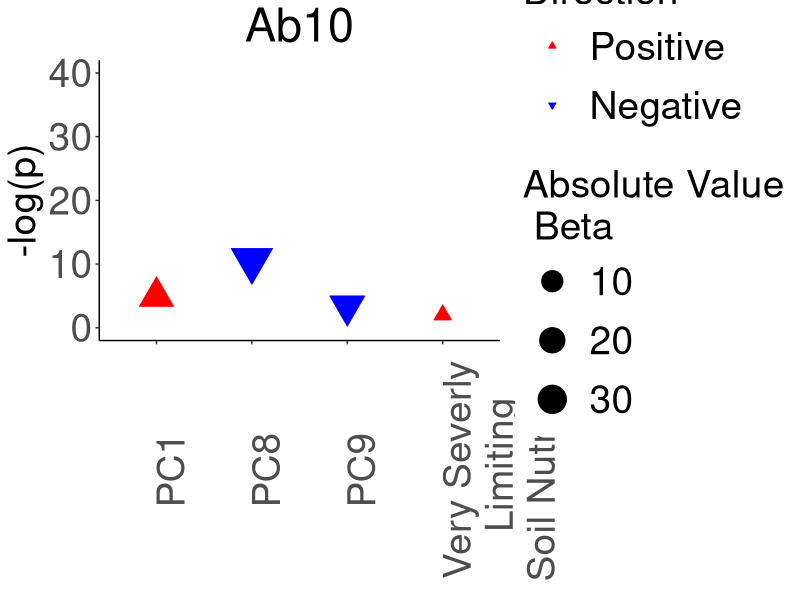
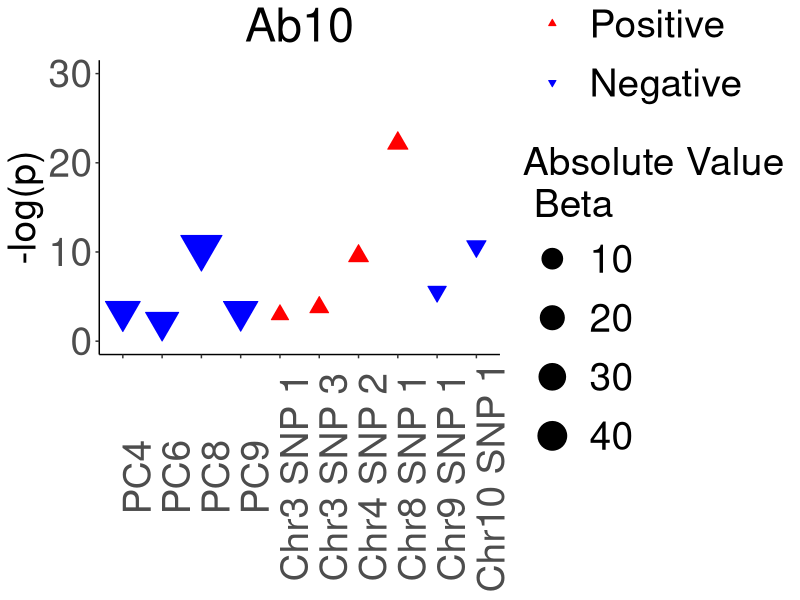
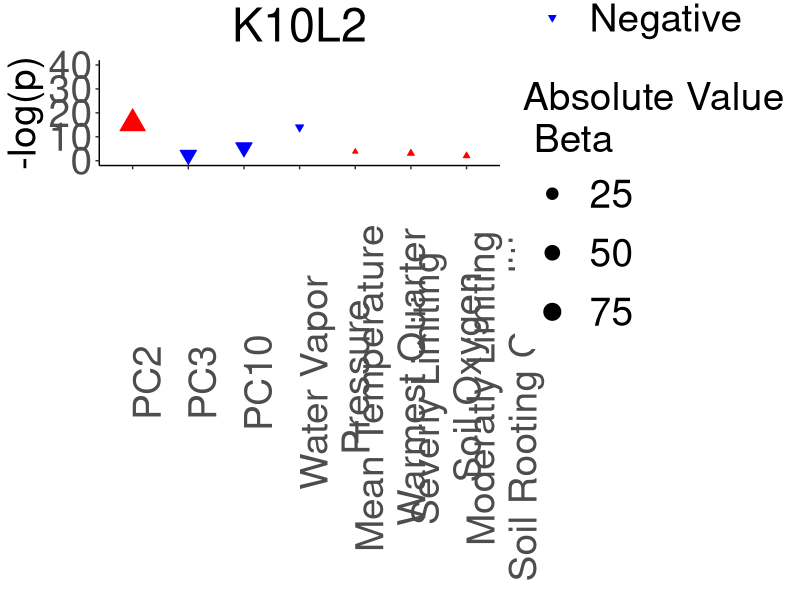
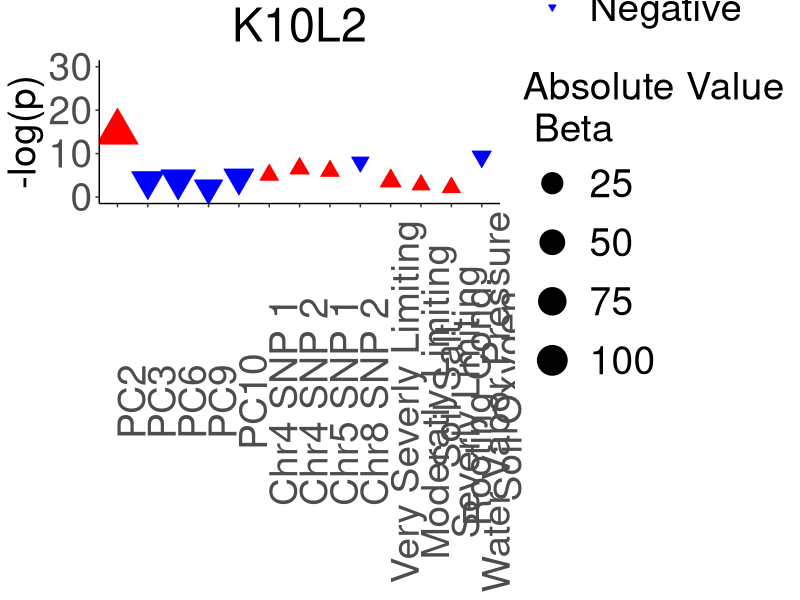
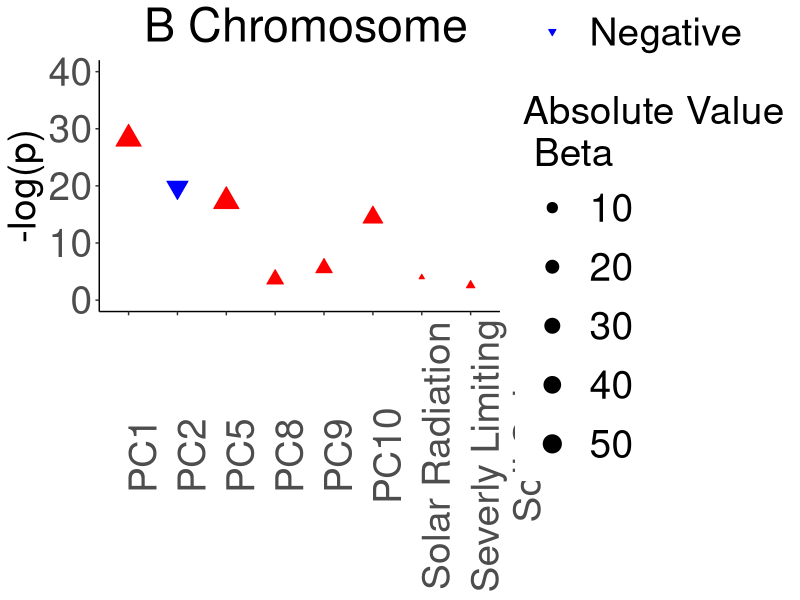
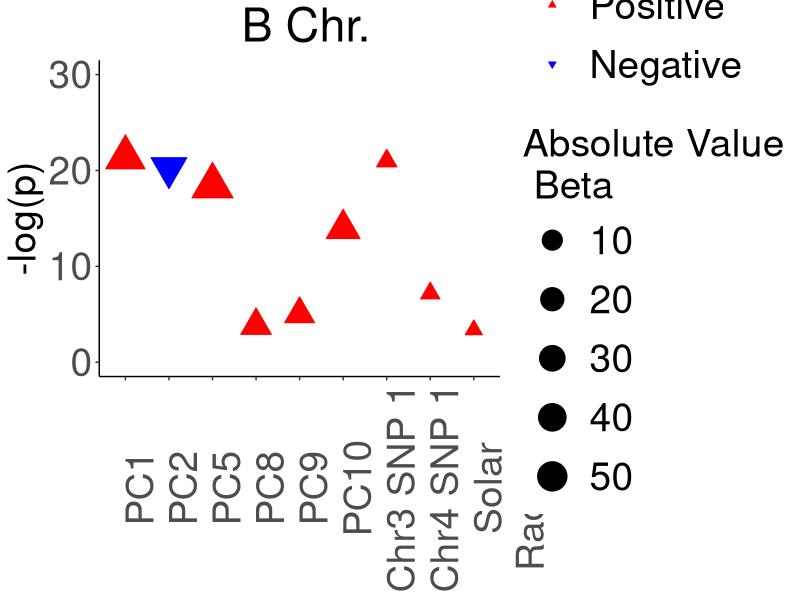
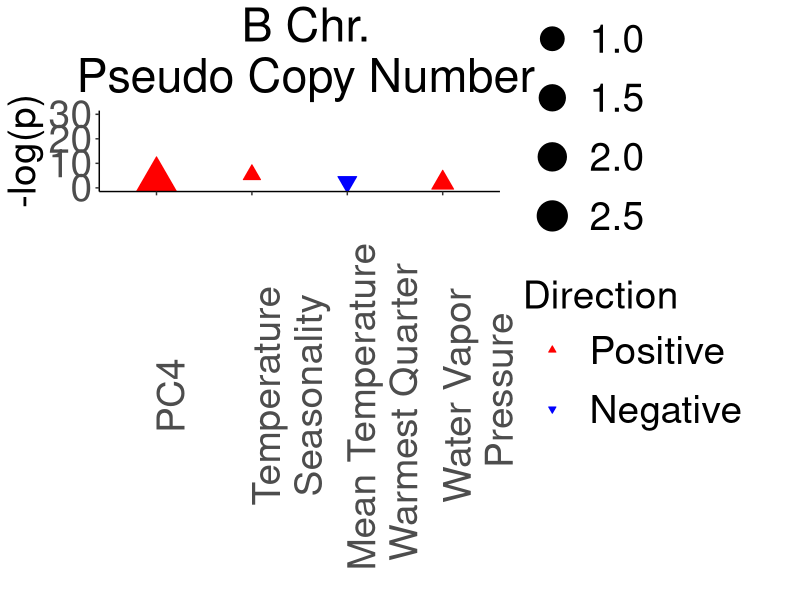
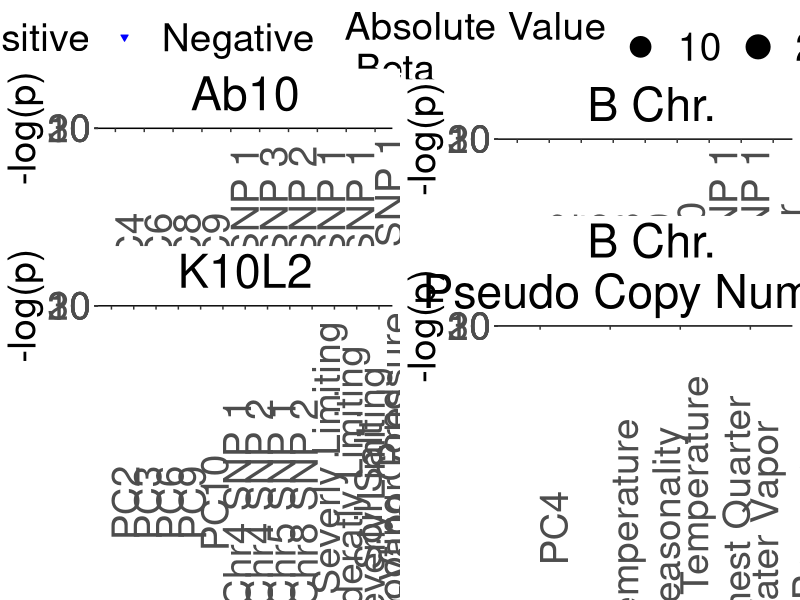

Source code (R) for these figures, in order:
library(ggplot2)
library(ggpubr)

setwd("/Users/user/University_of_Georgia/Dawe_Lab_Documents/Ab10_Global_Survey/R_Sessions/SGE_Distribution_Paper/Ab10-Global-Survey/7_Map")

#######################################################################
#This section plots the Ab10 results without SNPs
#######################################################################

Ab10 <- read.csv("Ab10_GLM_FinalModel.csv")
Ab10 <- Ab10[,-c(1)]
#This drops anything nonsignificant. This is included for the factor variables
Ab10 <- subset(Ab10, p <= 0.01)

Ab101labels <- c("PC1"="PC1", "PC8"="PC8", "PC9"="PC9", "sq1_simpBad"="Very Severly\n Limiting\n Soil Nutrients")

Ab10$neglog <- -log10(Ab10$p)
Ab10$Direction <- ifelse(Ab10$Beta < 0, "Negative", "Positive")
Ab10$Direction <- factor(Ab10$Direction, levels=c("Positive", "Negative"))

pdf("Ab10_GLM_Graph.pdf", height=4, width=6)
a <- ggplot(Ab10, aes(x=Variable, y=neglog, size=abs(Beta), color = Direction, fill=Direction, shape=Direction))+
        scale_shape_manual(values=c("Negative"=25, "Positive"=24)) +
        scale_color_manual(values=c("Negative"="blue", "Positive"="red")) +
        scale_fill_manual(values=c("Negative"="blue", "Positive"="red")) +
     scale_size_continuous(range= c(4,10))+
     scale_x_discrete(labels=Ab101labels) +
     geom_point() +
     ylim(0,40) +
     labs(size="Absolute Value\n Beta", y="-log(p)", title="Ab10") +
        theme_classic() +
        theme(axis.text = element_text(size=7*4), axis.title.y = element_text(size=7*4), legend.text = element_text(size=7*4), legend.title = element_text(size=7*4), title = element_text(size=7*4),  axis.text.x = element_text(angle=90), axis.title.x = element_blank(), legend.position = "right", plot.title = element_text(hjust=0.5), legend.key.size = unit(15,"mm"))
a
dev.off()

#######################################################################
#This section plots the Ab10 results with SNPs
#######################################################################

Ab10 <- read.csv("Ab10_GLM_FinalModelSNP.csv")
Ab10 <- Ab10[,-c(1)]


Ab10$neglog <- -log10(Ab10$p)
Ab10$Direction <- ifelse(Ab10$Beta < 0, "Negative", "Positive")
Ab10$Direction <- factor(Ab10$Direction, levels=c("Positive", "Negative"))

#This orders the SNPs
Ab10$Variable <- factor(Ab10$Variable, levels=c("PC4", "PC6", "PC8", "PC9", "S3_192484757", "S3_192562582", "S4_193239646", "S8_73817047", "S9_29026157", "S10_71197305"))

Ab102labels <- c("S3_192484757" = "Chr3 SNP 1", "S3_192562582" = "Chr3 SNP 3", "S4_193239646" = "Chr4 SNP 2", "S8_73817047" = "Chr8 SNP 1", "S9_29026157"="Chr9 SNP 1", "S10_71197305"="Chr10 SNP 1", "PC4"="PC4", "PC6"="PC6", "PC8"="PC8", "PC9"= "PC9")

pdf("Ab10_SNPGLM_Graph.pdf", height=3, width=6)
x <- ggplot(Ab10, aes(x=Variable, y=neglog, size=abs(Beta), color = Direction, fill= Direction, shape=Direction))+
        scale_shape_manual(values=c("Negative"=25, "Positive"=24)) +
        scale_color_manual(values=c("Negative"="blue", "Positive"="red")) +
        scale_fill_manual(values=c("Negative"="blue", "Positive"="red")) +
        scale_size_continuous(range= c(4,10))+
        scale_x_discrete(labels=Ab102labels) +
        geom_point() +
        ylim(0,30) +
        labs(size="Absolute Value\n Beta", y="-log(p)", title="Ab10") +
        theme_classic() +
        theme(axis.text = element_text(size=7*4), axis.title.y = element_text(size=7*4), legend.text = element_text(size=7*4), legend.title = element_text(size=7*4), title = element_text(size=7*4),  axis.text.x = element_text(angle=90), axis.title.x = element_blank(), legend.position = "right", plot.title = element_text(hjust=0.5), legend.key.size = unit(15,"mm"))
x
dev.off()


#######################################################################
#This section plots the K10L2 results without SNPs
#######################################################################

K10L2 <- read.csv("K10L2_GLM_FinalModel.csv")
K10L2 <- K10L2[,-c(1)]
K10L2 <- subset(K10L2 , p <= 0.01)
K10L2$neglog <- -log10(K10L2$p)
K10L2$Direction <- ifelse(K10L2$Beta < 0, "Negative", "Positive")
K10L2$Direction <- factor(K10L2$Direction, levels=c("Positive", "Negative"))


K10L2$Variable <- factor(K10L2$Variable, levels = c("PC2", "PC3", "PC10", "vapr", "bio_10", "sq4_simpBad", "sq3_simpOK"))

K10L21labels <- c("PC2"="PC2", "PC3"="PC3", "PC10"="PC10", "bio_10"="Mean Temperature \n Warmest Quarter", "bio_4"="Temperature\n Seasonality", "sq4_simpBad"="Severly Limiting \n Soil Oxygen", "sq3_simpOK"="Moderatly Limiting \n Soil Rooting Conditions",  "vapr"="Water Vapor\n Pressure")


pdf("K10L2_GLM_Graph.pdf", height=4, width=6)
b <- ggplot(K10L2, aes(x=Variable, y=neglog, size=abs(Beta), color = Direction, fill=Direction, shape=Direction))+
        scale_shape_manual(values=c("Negative"=25, "Positive"=24)) +
        scale_color_manual(values=c("Negative"="blue", "Positive"="red")) +
        scale_fill_manual(values=c("Negative"="blue", "Positive"="red")) +
        scale_x_discrete(labels=K10L21labels) +
        geom_point() +
        ylim(0,40) +
        labs(size="Absolute Value\n Beta", y="-log(p)", title="K10L2") +
        theme_classic() +
        theme(axis.text = element_text(size=7*4), axis.title.y = element_text(size=7*4), legend.text = element_text(size=7*4), legend.title = element_text(size=7*4), title = element_text(size=7*4),  axis.text.x = element_text(angle=90), axis.title.x = element_blank(), legend.position = "right", plot.title = element_text(hjust=0.5), legend.key.size = unit(15,"mm"))
b
dev.off()

#######################################################################
#This section plots the K10L2 results with SNPs
#######################################################################

K10L2 <- read.csv("K10L2_GLM_FinalModelSNP.csv")
K10L2 <- K10L2[,-c(1)]
K10L2 <- subset(K10L2 , p <= 0.01)
K10L2$neglog <- -log10(K10L2$p)
K10L2$Direction <- ifelse(K10L2$Beta < 0, "Negative", "Positive")
K10L2$Direction <- factor(K10L2$Direction, levels=c("Positive", "Negative"))


K10L2$Variable <- factor(K10L2$Variable, levels = c("PC2", "PC3", "PC6", "PC9", "PC10", "S4_2010582", "S4_5674254", "S5_190520703", "S8_164038154", "sq5_simpVery Bad", "sq3_simpOK", "sq4_simpBad", "vapr"))

K10L22labels <- c("PC2"="PC2", "PC3"="PC3", "PC6"="PC6", "PC9"="PC9", "PC10"="PC10","vapr"="Water Vapor Pressure", "sq5_simpVery Bad" = "Very Severly Limiting\n Soil Salt", "sq3_simpOK" = "Moderatly Limiting\nRooting Cond.", "sq4_simpBad" = "Severly Limiting\n Soil Oxygen", "S4_2010582"="Chr4 SNP 1", "S4_5674254"="Chr4 SNP 2", "S5_190520703" = "Chr5 SNP 1", "S8_164038154"="Chr8 SNP 2")


pdf("K10L2_SNPGLM_Graph.pdf", height=3.6, width=6)
y <- ggplot(K10L2, aes(x=Variable, y=neglog, size=abs(Beta), color = Direction, fill= Direction, shape=Direction))+
        scale_shape_manual(values=c("Negative"=25, "Positive"=24)) +
        scale_color_manual(values=c("Negative"="blue", "Positive"="red")) +
        scale_fill_manual(values=c("Negative"="blue", "Positive"="red")) +
        scale_size_continuous(range= c(4,10))+
        scale_x_discrete(labels=K10L22labels) +
        geom_point() +
        ylim(0,30) +
        labs(size="Absolute Value\n Beta", y="-log(p)", title="K10L2") +
        theme_classic() +
        theme(axis.text = element_text(size=7*4), axis.title.y = element_text(size=7*4), legend.text = element_text(size=7*4), legend.title = element_text(size=7*4), title = element_text(size=7*4),  axis.text.x = element_text(angle=90), axis.title.x = element_blank(), legend.position = "right", plot.title = element_text(hjust=0.5), legend.key.size = unit(15,"mm"))
y
dev.off()


#######################################################################
#This section plots the B Chr results without SNPs
#######################################################################


BChr <- read.csv("BChr_GLM_FinalModel.csv")
BChr <- BChr[,-c(1)]
BChr <- subset(BChr , p <= 0.01)
BChr$neglog <- -log10(BChr$p)
BChr$Direction <- ifelse(BChr$Beta < 0, "Negative", "Positive")
BChr$Direction <- factor(BChr$Direction, levels=c("Positive", "Negative"))

BChr$Variable <- factor(BChr$Variable, levels = c("PC1", "PC2", "PC5", "PC8", "PC9",  "PC10", "srad", "sq5_simp3"))

BChr1labels <- c("PC1"="PC1", "PC2"="PC2", "PC5"="PC5", "PC8"="PC8", "PC9"="PC9", "PC10"="PC10", "sq5_simp3"="Severly Limiting\n Soil Salt", "srad"= "Solar Radiation")


pdf("BChr_GLM_Graph.pdf", height=4.2, width=6)
c <- ggplot(BChr, aes(x=Variable, y=neglog, size=abs(Beta), color = Direction, fill= Direction, shape=Direction))+
        scale_shape_manual(values=c("Negative"=25, "Positive"=24)) +
        scale_color_manual(values=c("Negative"="blue", "Positive"="red")) +
        scale_fill_manual(values=c("Negative"="blue", "Positive"="red")) +
        scale_x_discrete(labels=BChr1labels) +
        geom_point() +
        ylim(0,40) +
        labs(size="Absolute Value\n Beta", y="-log(p)", title=" B Chromosome") +
        theme_classic() +
        theme(axis.text = element_text(size=7*4), axis.title.y = element_text(size=7*4), legend.text = element_text(size=7*4), legend.title = element_text(size=7*4), title = element_text(size=7*4),  axis.text.x = element_text(angle=90), axis.title.x = element_blank(), legend.position = "right", plot.title = element_text(hjust=0.5), legend.key.size = unit(15,"mm"))
c
dev.off()


#######################################################################
#This section plots the B Chr results with SNPs
#######################################################################


BChr <- read.csv("BChr_GLM_FinalModelSNP.csv")
BChr <- BChr[,-c(1)]
BChr <- subset(BChr , p <= 0.01)
BChr$neglog <- -log10(BChr$p)
BChr$Direction <- ifelse(BChr$Beta < 0, "Negative", "Positive")
BChr$Direction <- factor(BChr$Direction, levels=c("Positive", "Negative"))

BChr$Variable <- factor(BChr$Variable, levels = c("PC1", "PC2", "PC5", "PC8", "PC9", "PC10", "S3_211286197", "S4_248470517", "srad"))

BChr2labels <- c("S3_211286197"="Chr3 SNP 1", "S4_248470517"="Chr4 SNP 1", "PC1"="PC1", "PC2"="PC2", "PC5"="PC5", "PC8"="PC8", "PC9"="PC9", "PC10"="PC10", "srad"="Solar\nRadiation")


pdf("BChr_SNPGLM_Graph.pdf", height=3, width=6)
z <- ggplot(BChr,  aes(x=Variable, y=neglog, size=abs(Beta), color = Direction, fill= Direction, shape=Direction))+
        scale_shape_manual(values=c("Negative"=25, "Positive"=24)) +
        scale_color_manual(values=c("Negative"="blue", "Positive"="red")) +
        scale_fill_manual(values=c("Negative"="blue", "Positive"="red")) +
        scale_size_continuous(range= c(4,10))+
        scale_x_discrete(labels=BChr2labels) +
        geom_point() +
        ylim(0,30) +
        labs(size="Absolute Value\n Beta", y="-log(p)", title=" B Chr.") +
        theme_classic() +
        theme(axis.text = element_text(size=7*4), axis.title.y = element_text(size=7*4), legend.text = element_text(size=7*4), legend.title = element_text(size=7*4), title = element_text(size=7*4),  axis.text.x = element_text(angle=90), axis.title.x = element_blank(), legend.position = "right", plot.title = element_text(hjust=0.5), legend.key.size = unit(15,"mm"))
z
dev.off()



#######################################################################
#This section plots the B chromosome copy number
#######################################################################


CopyB <- read.csv("BChrCopyNum_GLM_FinalModel.csv")
CopyB <- CopyB[,-c(1)]
CopyB <- subset(CopyB , p <= 0.01)
CopyB$neglog <- -log10(CopyB$p)
CopyB$Direction <- ifelse(CopyB$Beta < 0, "Negative", "Positive")
CopyB$Direction <- factor(CopyB$Direction, levels=c("Positive", "Negative"))

CopyB$Variable <- factor(CopyB$Variable, levels = c("PC4", "bio_4", "bio_10", "vapr"))

CopyBlabels <- c("PC4"="  PC4  ", "bio_10"="  Mean Temperature    \nWarmest Quarter   ", "bio_4"="Temperature\nSeasonality", "vapr"="Water Vapor\n Pressure")


pdf("CopyB_GLM_Graph.pdf", height=4.4, width=6)
d <- ggplot(CopyB, aes(x=Variable, y=neglog, size=abs(Beta), color = Direction, fill= Direction, shape=Direction))+
        scale_shape_manual(values=c("Negative"=25, "Positive"=24)) +
        scale_color_manual(values=c("Negative"="blue", "Positive"="red")) +
        scale_fill_manual(values=c("Negative"="blue", "Positive"="red")) +
        scale_size_continuous(range= c(4,10))+
        scale_x_discrete(labels=CopyBlabels) +
        geom_point() +
        ylim(0,30) +
        labs(size="Absolute Value\n Beta", y="-log(p)", title=" B Chr.\n Pseudo Copy Number") +
        theme_classic() +
        theme(axis.text = element_text(size=7*4), axis.title.y = element_text(size=7*4), legend.text = element_text(size=7*4), legend.title = element_text(size=7*4), title = element_text(size=7*4),  axis.text.x = element_text(angle=90), axis.title.x = element_blank(), legend.position = "right", plot.title = element_text(hjust=0.5), legend.key.size = unit(15,"mm"))
d
dev.off()

#This plots everything together

pdf("All_GLM_Graph.pdf",  height=6*2.5, width=6.*3.7)
q <- ggarrange(x,z,y,d, common.legend = TRUE, ncol=2, nrow=2)
q
dev.off()


pdf("All_NoSNPGLM_Graph.pdf",  height=6*2.5, width=6.*3.6)
q <- ggarrange(a,c,b, common.legend = TRUE, ncol=2, nrow=2)
q
dev.off()
